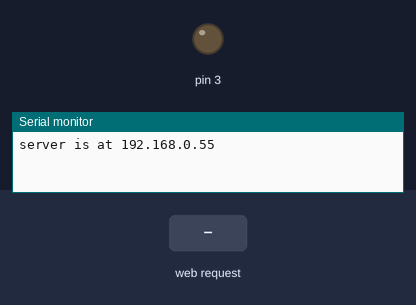
A sketch run on a simulated Arduino Uno, built for the host (arithmetic inside an expression is 32-bit, double 64-bit). Shown: output pins drawn as LEDs (lit = HIGH), the last lines printed to the serial monitor. The test bench sets the inputs (shaded band). WiFi joins after 1.5 s; servers stay silent unless stated.

Above: at 1.2 s.
1.3 s: HTTP request GET /?R1=1 received
At 2.5 s:
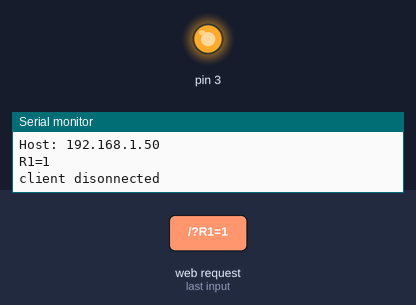
2.8 s: HTTP request GET /?R1=0 received
At 3.6 s:
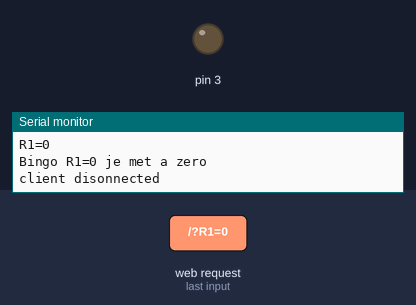
Timing chart, 0 to 5.8 s (numbered marks = the images above; inputs shaded):
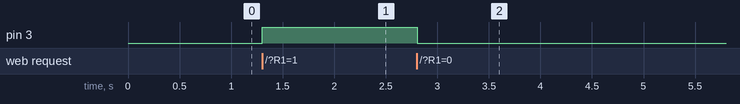

Measured:
- after the input at 1.3 s, pin 3: LOW → HIGH at once
- after the input at 2.8 s, pin 3: HIGH → LOW at once

The sketch:

ardui-cmd-internet.ino
```cpp
/*
  Web Server

Le script lorsqu'il reçoit une requete http :
  - analyse celle-ci pour voir si c'est un simple appel ou si c'est pour passer des commandes

  Sans parametre, le script renvoi l'état de la patte 2 sous forme 0 ou 1
  Avec parametre, le script cherche la presence du ? puis recherche la chaine R1=0 ou R1=1 pour mettre la patte 3 dans ce meme etat

  exemple : http://192.168.0.55?R1=0 provoquera la mise a 0 de la patte 3
 */

#include <SPI.h>
#include <Ethernet.h>

// --- Déclaration des constantes des broches E/S numériques ---
const int LED[7]={2,3,5,6,7,8,9}; // Constante pour les broches
//--- la broche 4 est utilisée par le module ethernet

// variables will change:
int realaisState = 0;         // variable for reading the pushbutton status

// variables globales utiles
String chaineRecue=""; // déclare un string vide global
String chaineAtester="";
int comptChar=0; // variable de comptage des caractères reçus

//------ tableau de String ----
// variables globales de mémorisation de l'état d'une case à cocher "" ou "checked"
String etatCase[7]={ "","","","","","",""};


// Enter a MAC address and IP address for your controller below.
// The IP address will be dependent on your local network:
byte mac[] = {
  0xDE, 0xAD, 0xBE, 0xEF, 0xFE, 0xED };
IPAddress ip(192,168,0,55);

// Initialize the Ethernet server library
// with the IP address and port you want to use
// (port 80 is default for HTTP):
EthernetServer server(80);

void setup() {
 // Open serial communications and wait for port to open:
  Serial.begin(115200);
   while (!Serial) {
    ; // wait for serial port to connect. Needed for Leonardo only
  }


  // start the Ethernet connection and the server:
  Ethernet.begin(mac, ip);
  server.begin();
  Serial.print("server is at ");
  Serial.println(Ethernet.localIP());

  // Avec la patte 2 Lit l'état de marche du chauffe-eau
  // Permet ainsi de savoir si par exemple nous ne sommes pas en ma
  pinMode(2, INPUT_PULLUP);
  // La patte 3 Commande le relais
  pinMode (3,OUTPUT);
}


void loop() {
  // listen for incoming clients
  EthernetClient client = server.available();
  if (client) {
    Serial.println("new client");
    // an http request ends with a blank line
    boolean currentLineIsBlank = true;
    while (client.connected()) {
      if (client.available()) {
        char c = client.read();
        comptChar=comptChar+1; // incrémente le compteur de caractère reçus
        chaineRecue=chaineRecue+c; // ajoute le caractère reçu au String
        Serial.write(c);
        // if you've gotten to the end of the line (received a newline
        // character) and the line is blank, the http request has ended,
        // so you can send a reply
        if (c == '\n' && currentLineIsBlank) {
          //-- analyse la présence du ? => présent si appui sur bouton envoi coté client
          // variables pour analyse de la requete reçue
          String chaineAnalyse=""; // crée un string utilisé pour analyser la requete
          int indexChaine=0; // variable index pour parcourir la chaine reçue
          indexChaine=5; // analyse le 6ème caractère
          chaineAnalyse=chaineRecue.substring(indexChaine,indexChaine+1); // extrait le 6ème caractère
          //Si nous sommes en presence d'une requete du genre ?R1=0&R2=1
          if (chaineAnalyse == "?"){
            chaineAtester = chaineRecue.substring(6,10);
            Serial.println(chaineAtester);
            if (chaineAtester == "R1=0") {
              Serial.println("Bingo R1=0 je met a zero");
              digitalWrite(3, LOW);
            }
            if (chaineAtester == "R1=1") {
              client.println("Bingo R1=1 je met a 1");
              digitalWrite(3, HIGH);
            }
          } else {
              Serial.println("Il faut lire l etat du relais");
              int sensorVal = digitalRead(2);
              Serial.println(sensorVal);
              client.println("Chauffeau eau = " + sensorVal);
          }

          // send a standard http response header
          //client.println("HTTP/1.1 200 OK");
          //client.println("Content-Type: text/html");
          //client.println("Connection: close");  // the connection will be closed after completion of the response
	  //client.println("Refresh: 5");  // refresh the page automatically every 5 sec
          //client.println();
          //client.println("<!DOCTYPE HTML>");
          //client.println("<html>");
          //client.println("<br />");
          //client.println(chaineRecue);
          //Si un ordre a était reçu alors il y a un ? à la position 6 la requete est du genre http://192.168.0.55?R1=0
          // output the value of each analog input pin
          //for (int analogChannel = 0; analogChannel < 6; analogChannel++) {
          //  int sensorReading = analogRead(analogChannel);
          //  client.print("analog input ");
          //  client.print(analogChannel);
          //  client.print(" is ");
          //  client.print(sensorReading);
          //  client.println("<br />");
          // }
          //client.println("</html>");
          break;
        }
        if (c == '\n') {
          // you're starting a new line
          currentLineIsBlank = true;
        }
        else if (c != '\r') {
          // you've gotten a character on the current line
          currentLineIsBlank = false;
        }
      }
    }
    // give the web browser time to receive the data
    delay(1);
    // close the connection:
    client.stop();
    Serial.println("client disonnected");
    chaineRecue="";
  }
}
```
